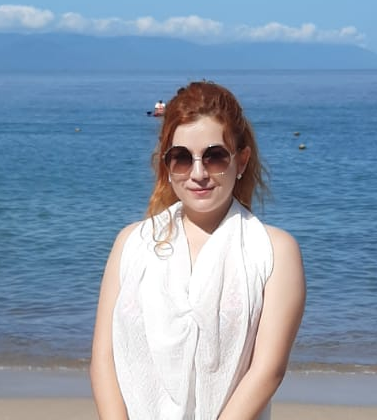
#> input picture Jessy.png, 377 x 420 px
$ python M_p_BT709.py
#> lines starting #> are read from the running program, lines starting #| are printed output that depends on the picture
#Escala de grises
#Paredes Márquez Carlos
#17 / 08 / 2021
'''Aplica todos los diferentes métodos de conversión a escala de grises que se explican en el video'''
import cv2
import numpy as np

im= cv2.imread('Jessy.png')
#> im is the input picture: shape (420, 377, 3); mean B, G, R 175.7, 155.1, 136.3

R = im[:,:,2]
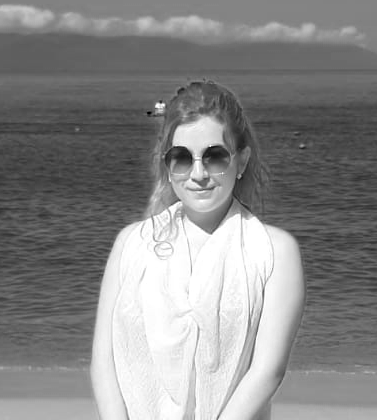
#> R: shape (420, 377); min 0, max 255, mean 136.3
G = im[:,:,1]
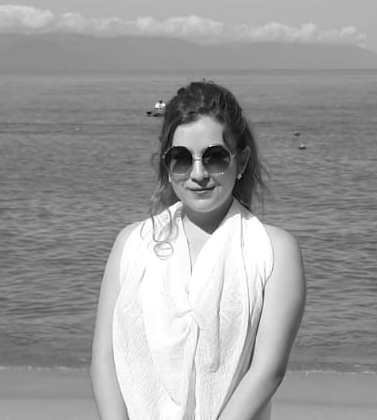
#> G: shape (420, 377); min 0, max 255, mean 155.1
B = im[:,:,0]
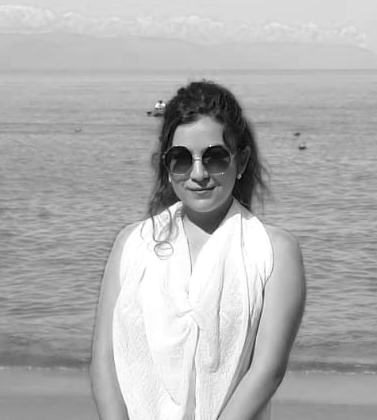
#> B: shape (420, 377); min 0, max 255, mean 175.7

ig= R*0.2125 + G*0.7152 + B*0.0722

ig= ig.astype(np.uint8)

cv2.imshow('image0', im)
cv2.imshow('image', ig) #R G B, ig
cv2.waitKey(0)
